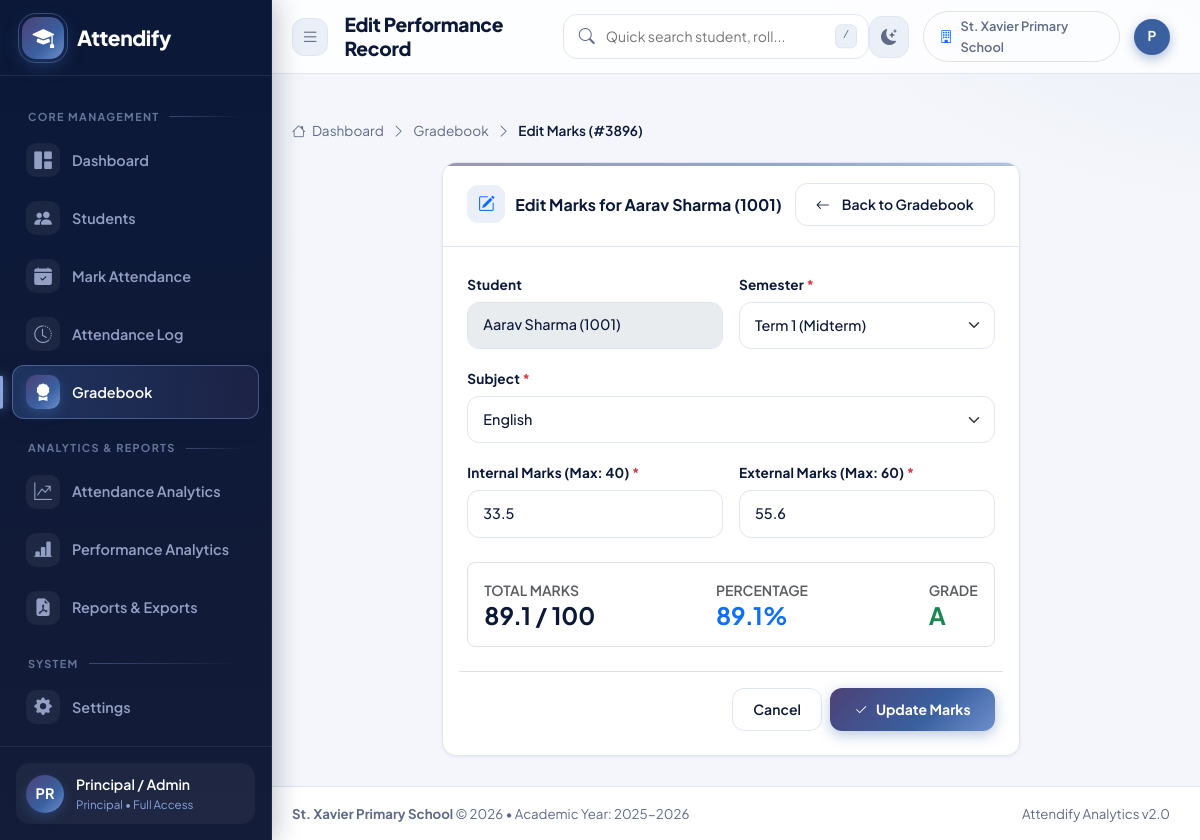
The app's page /performance/3896/edit (signed in) with its own data.
### tables this page shows
CREATE TABLE settings (
            id INTEGER PRIMARY KEY AUTOINCREMENT,
            institution_name TEXT NOT NULL DEFAULT 'St. Xavier Primary School',
            attendance_threshold REAL NOT NULL DEFAULT 75.0,
            academic_year TEXT NOT NULL DEFAULT '2025-2026',
            contact_email TEXT DEFAULT 'principal@stxavierschool.edu',
            department TEXT DEFAULT 'Primary School Wing'
        );

CREATE TABLE performance (
            id INTEGER PRIMARY KEY AUTOINCREMENT,
            student_id INTEGER NOT NULL,
            subject TEXT NOT NULL,
            internal_marks REAL NOT NULL,
            external_marks REAL NOT NULL,
            total_marks REAL NOT NULL,
            percentage REAL NOT NULL,
            grade TEXT NOT NULL,
            semester TEXT NOT NULL,
            created_at TIMESTAMP DEFAULT CURRENT_TIMESTAMP,
            FOREIGN KEY (student_id) REFERENCES students (id) ON DELETE CASCADE
        );

CREATE TABLE students (
            id INTEGER PRIMARY KEY AUTOINCREMENT,
            name TEXT NOT NULL,
            roll TEXT NOT NULL,
            class_name TEXT NOT NULL,
            division TEXT NOT NULL,
            email TEXT NOT NULL,
            phone TEXT NOT NULL,
            date_of_birth TEXT,
            gender TEXT NOT NULL,
            admission_date TEXT,
            status TEXT DEFAULT 'Active',
            created_at TIMESTAMP DEFAULT CURRENT_TIMESTAMP,
            UNIQUE(roll, class_name, division)
        );

### app.py (the view, shortened to what this page needs)
@app.route('/performance/<int:record_id>/edit', methods=['GET', 'POST'])
@login_required
def edit_performance_view(record_id):
    conn = get_db_connection()
    record = conn.execute('''
        SELECT p.*, s.name as student_name, s.roll, s.class_name, s.division
        FROM performance p
        JOIN students s ON p.student_id = s.id
        WHERE p.id = ?
    ''', (record_id,)).fetchone()
    conn.close()
    if not record:
        flash("Performance record not found.", "danger")
        return redirect(url_for('performance_list'))
    if not check_student_access(dict(record)):
        return redirect(url_for('performance_list'))
    subjects = get_distinct_subjects()
    semesters = ["Term 1 (Midterm)", "Term 2 (Final)", "Unit Test 1", "Unit Test 2", "Annual Exam"]
    return render_template(
        'edit_performance.html',
        record=dict(record),
        subjects=subjects,
        semesters=semesters
    )

### app.py (called while the page is built)
def login_required(f):
    @wraps(f)
    def decorated_function(*args, **kwargs):
        if not session.get('logged_in'):
            flash("Please sign in to access this page.", "warning")
            return redirect(url_for('login', next=request.url))
        return f(*args, **kwargs)
    return decorated_function

def is_principal():
    return session.get('role') == 'Principal'

def check_student_access(student):
    if is_principal() or not student:
        return True
    t_standard, t_division = get_scope()
    if student.get('class_name') == t_standard and student.get('division') == t_division:
        return True
    flash("Access denied: this student does not belong to your assigned class.", "danger")
    return False

@app.context_processor
def inject_global_context():
    settings = get_system_settings()
    return {
        'current_year': datetime.now().year,
        'system_settings': settings,
        'app_name': 'Attendify'
    }

### backend/database.py (called while the page is built)
def get_db_connection():
    conn = sqlite3.connect(DB_PATH)
    conn.row_factory = sqlite3.Row
    conn.execute("PRAGMA foreign_keys = ON;")
    return conn

### modules/attendance.py (called while the page is built)
def get_distinct_subjects():
    conn = get_db_connection()
    rows1 = conn.execute("SELECT DISTINCT subject FROM attendance WHERE subject IS NOT NULL AND subject != ''").fetchall()
    rows2 = conn.execute("SELECT DISTINCT subject FROM performance WHERE subject IS NOT NULL AND subject != ''").fetchall()
    conn.close()
    subjects = set([r['subject'] for r in rows1] + [r['subject'] for r in rows2])
    if not subjects:
        subjects = {"Mathematics", "Science", "English", "Social Science", "Computer Science", "Hindi"}
    return sorted(list(subjects))

### modules/reports.py (called while the page is built, shortened)
def get_system_settings():
    conn = get_db_connection()
    row = conn.execute("SELECT * FROM settings WHERE id = 1").fetchone()
    conn.close()
    if row:
        return dict(row)

### templates/edit_performance.html (shortened to what this page needs)
{% extends "base.html" %}
{% block page_title %}Edit Performance Record{% endblock %}
{% block content %}
<div class="breadcrumb-modern">
    <a href="{{ url_for('dashboard') }}"><i class="bi bi-house me-1"></i> Dashboard</a>
    <i class="bi bi-chevron-right"></i>
    <a href="{{ url_for('performance_list') }}">Gradebook</a>
    <i class="bi bi-chevron-right"></i>
    <span class="active">Edit Marks (#{{ record.id }})</span>
</div>
<div class="row justify-content-center">
    <div class="col-12 col-xl-8">
        <div class="card-modern">
            <div class="card-header-modern">
                <h5 class="card-title-modern">
                    <i class="bi bi-pencil-square text-primary"></i> Edit Marks for {{ record.student_name }} ({{ record.roll }})
                </h5>
                <a href="{{ url_for('performance_list') }}" class="btn btn-sm btn-outline-modern">
                    <i class="bi bi-arrow-left me-1"></i> Back to Gradebook
                </a>
            </div>
            <div class="card-body-modern">
                <form method="POST" action="{{ url_for('edit_performance_view', record_id=record.id) }}">
                    <div class="row g-3">
                        <div class="col-12 col-md-6">
                            <label class="form-label">Student</label>
                            <input type="text" class="form-control bg-subtle" value="{{ record.student_name }} ({{ record.roll }})" readonly disabled>
                        </div>
                        <div class="col-12 col-md-6">
                            <label for="semester" class="form-label">Semester <span class="text-danger">*</span></label>
                            <select name="semester" id="semester" class="form-select" required>
                                {% for sem in semesters %}
                                    <option value="{{ sem }}" {% if record.semester == sem %}selected{% endif %}>{{ sem }}</option>
                                {% endfor %}
                            </select>
                        </div>
                        <div class="col-12">
                            <label for="subject" class="form-label">Subject <span class="text-danger">*</span></label>
                            <select name="subject" id="subject" class="form-select" required>
                                {% for sub in subjects %}
                                    <option value="{{ sub }}" {% if record.subject == sub %}selected{% endif %}>{{ sub }}</option>
                                {% endfor %}
                            </select>
                        </div>
                        <div class="col-12 col-md-6">
                            <label for="internal_marks" class="form-label">Internal Marks (Max: 40) <span class="text-danger">*</span></label>
                            <input type="number" step="0.5" min="0" max="40" class="form-control" id="internal_marks" name="internal_marks" required value="{{ record.internal_marks }}">
                        </div>
                        <div class="col-12 col-md-6">
                            <label for="external_marks" class="form-label">External Marks (Max: 60) <span class="text-danger">*</span></label>
                            <input type="number" step="0.5" min="0" max="60" class="form-control" id="external_marks" name="external_marks" required value="{{ record.external_marks }}">
                        </div>
                        <div class="col-12 mt-4">
                            <div class="p-3 bg-subtle rounded-3 border d-flex flex-wrap align-items-center justify-content-between gap-3">
                                <div>
                                    <div class="text-muted small fw-semibold">TOTAL MARKS</div>
                                    <h4 class="fw-bold text-main mb-0" id="previewTotal">{{ record.total_marks }} / 100</h4>
                                </div>
                                <div>
                                    <div class="text-muted small fw-semibold">PERCENTAGE</div>
                                    <h4 class="fw-bold text-primary mb-0" id="previewPct">{{ record.percentage }}%</h4>
                                </div>
                                <div>
                                    <div class="text-muted small fw-semibold">GRADE</div>
                                    <h4 class="fw-bold text-success mb-0" id="previewGrade">{{ record.grade }}</h4>
                                </div>
                            </div>
                        </div>
                        <div class="col-12 mt-4 pt-3 border-top d-flex justify-content-end gap-2">
                            <a href="{{ url_for('performance_list') }}" class="btn btn-outline-modern">Cancel</a>
                            <button type="submit" class="btn btn-primary-modern px-4">
                                <i class="bi bi-check2"></i> Update Marks
                            </button>
                        </div>
                    </div>
                </form>
            </div>
        </div>
    </div>
</div>
{% endblock %}

### templates/base.html (shortened to what this page needs)
<!DOCTYPE html>
<html lang="en" data-bs-theme="light">
<head>
    <link href="https://cdn.jsdelivr.net/npm/bootstrap@5.3.3/dist/css/bootstrap.min.css" rel="stylesheet">
    <link rel="stylesheet" href="https://cdn.jsdelivr.net/npm/bootstrap-icons@1.11.3/font/bootstrap-icons.min.css">
    <link rel="stylesheet" href="https://cdnjs.cloudflare.com/ajax/libs/font-awesome/6.5.1/css/all.min.css">
    <link rel="stylesheet" href="{{ url_for('static', filename='css/style.css') }}">
</head>
<body>
<div class="app-wrapper">
    <aside class="app-sidebar" id="appSidebar">
        <div class="sidebar-header">
            <a href="{{ url_for('dashboard') }}" class="brand-logo">
                <div class="brand-icon">
                    <i class="bi bi-mortarboard-fill"></i>
                </div>
                <span>Attendify</span>
            </a>
        </div>
        <div class="sidebar-nav">
            <div class="nav-section-title">Core Management</div>
            <a href="{{ url_for('dashboard') }}" class="nav-link {% if request.endpoint == 'dashboard' %}active{% endif %}">
                <i class="bi bi-grid-1x2-fill"></i>
                <span>Dashboard</span>
            </a>
            <a href="{{ url_for('students_list') }}" class="nav-link {% if 'student' in request.endpoint and request.endpoint != 'report_student' %}active{% endif %}">
                <i class="bi bi-people-fill"></i>
                <span>Students</span>
            </a>
            <a href="{{ url_for('attendance_view') }}" class="nav-link {% if request.endpoint == 'attendance_view' %}active{% endif %}">
                <i class="bi bi-calendar-check-fill"></i>
                <span>Mark Attendance</span>
            </a>
            <a href="{{ url_for('attendance_history') }}" class="nav-link {% if request.endpoint == 'attendance_history' %}active{% endif %}">
                <i class="bi bi-clock-history"></i>
                <span>Attendance Log</span>
            </a>
            <a href="{{ url_for('performance_list') }}" class="nav-link {% if 'performance' in request.endpoint and request.endpoint != 'performance_analysis' %}active{% endif %}">
                <i class="bi bi-award-fill"></i>
                <span>Gradebook</span>
            </a>
            <div class="nav-section-title">Analytics & Reports</div>
            <a href="{{ url_for('attendance_analysis') }}" class="nav-link {% if request.endpoint == 'attendance_analysis' %}active{% endif %}">
                <i class="bi bi-graph-up-arrow"></i>
                <span>Attendance Analytics</span>
            </a>
            <a href="{{ url_for('performance_analysis') }}" class="nav-link {% if request.endpoint == 'performance_analysis' %}active{% endif %}">
                <i class="bi bi-bar-chart-line-fill"></i>
                <span>Performance Analytics</span>
            </a>
            <a href="{{ url_for('reports_hub') }}" class="nav-link {% if 'report' in request.endpoint %}active{% endif %}">
                <i class="bi bi-file-earmark-pdf-fill"></i>
                <span>Reports & Exports</span>
            </a>
            <div class="nav-section-title">System</div>
            {% if session.get('role') == 'Principal' %}
            <a href="{{ url_for('settings_view') }}" class="nav-link {% if request.endpoint == 'settings_view' %}active{% endif %}">
                <i class="bi bi-gear-fill"></i>
                <span>Settings</span>
            </a>
            {% endif %}
            <a href="{{ url_for('logout') }}" class="nav-link text-danger-emphasis">
            </a>
        </div>
        <div class="sidebar-footer">
            <div class="user-snippet">
                <div class="user-avatar">
                    {{ session.get('full_name', 'Admin')[:2].upper() }}
                </div>
                <div class="overflow-hidden">
                    <div class="text-white text-truncate fw-semibold" style="font-size: 0.88rem;">{{ session.get('full_name', 'Administrator') }}</div>
                    {% if session.get('role') == 'Principal' %}
                        <div class="text-truncate" style="font-size: 0.72rem; color: #88a5e0;">Principal &bull; Full Access</div>
                    {% else %}
                        <div class="text-truncate" style="font-size: 0.72rem; color: #88a5e0;">Class Teacher &bull; {{ session.get('standard', '') }}-{{ session.get('division', '') }}</div>
                    {% endif %}
                </div>
            </div>
        </div>
    </aside>
    <div class="app-main">
        <header class="top-navbar">
            <div class="navbar-left">
                <button class="sidebar-toggle-btn" id="sidebarToggle" title="Toggle Navigation">
                    <i class="bi bi-list"></i>
                </button>
                <h1 class="page-header-title">{% block page_title %}Dashboard{% endblock %}</h1>
            </div>
            <div class="navbar-search d-none d-md-block">
                <i class="bi bi-search"></i>
                <input type="text" id="globalSearchInput" placeholder="Quick search student, roll..." autocomplete="off">
                <kbd>/</kbd>
            </div>
            <div class="navbar-right">
                <button class="nav-icon-btn" id="themeToggleBtn" title="Toggle Dark/Light Mode">
                    <i class="bi bi-moon-stars-fill" id="themeIcon"></i>
                </button>
                <div class="d-none d-lg-flex align-items-center gap-2 px-3 py-1 bg-subtle rounded-pill border" style="font-size: 0.8rem; font-weight: 600; color: var(--text-muted);">
                    <i class="bi bi-building text-primary"></i>
                    <span>{{ system_settings.institution_name }}</span>
                </div>
                <div class="dropdown">
                    <button class="btn p-0 border-0 d-flex align-items-center gap-2" type="button" data-bs-toggle="dropdown" aria-expanded="false">
                        <div class="user-avatar" style="width: 36px; height: 36px; font-size: 0.85rem; background: var(--primary); color: #fff;">
                            {{ session.get('full_name', 'Admin')[:1].upper() }}
                        </div>
                    </button>
                </div>
            </div>
        </header>
        <div class="container-fluid px-4 pt-3">
        </div>
        <main class="page-container">
            {% block content %}{% endblock %}
        </main>
        <footer class="app-footer">
            <div>
                <strong>{{ system_settings.institution_name }}</strong> &copy; {{ current_year }} &bull; Academic Year: {{ system_settings.academic_year }}
            </div>
            <div>
                <span>Attendify Analytics v2.0</span>
            </div>
        </footer>
    </div>
</div>
</body>
</html>

### records on screen
settings: institution_name "St. Xavier Primary School", academic_year "2025-2026"
performance: id "3896", semester "Term 1 (Midterm)", subject "English", internal_marks "33.5", external_marks "55.6", total_marks "89.1", percentage "89.1", grade "A"
students: student_name "Aarav Sharma", roll "1001", student_name "Aarav Sharma (1001)"

### other values on screen
{{ session.get('full_name', 'Admin')[:2].upper() }} "PR"
{{ session.get('full_name', 'Administrator') }} "Principal / Admin"
{{ session.get('full_name', 'Admin')[:1].upper() }} "P"
